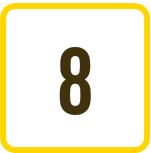
#> input picture data/A-8.png, 151 x 153 px
$ python -i get.py   (imports and definitions only)   (Python 2 division)
#> lines starting #> are read from the running program, lines starting #| are printed output that depends on the picture; pictures that were not available may be replaced by others from this repository, and a replacement may not be noted
import cv2
import os
import datetime
import MySQLdb
import numpy as np

part_number=['./data/B-1.png','./data/B-2.png',
		'./data/B-3.png','./data/B-4.png','./data/B-5.png','./data/B-6.png',
		'./data/B-7.png','./data/B-8.png','./data/B-9.png','./data/B-0.png']

part_passwd=['./data/A-1.png','./data/A-2.png','./data/A-3.png','./data/A-4.png',
		'./data/A-5.png','./data/A-6.png','./data/A-7.png','./data/A-8.png',
		'./data/A-9.png','./data/A-0.png']

# [1 line that did not run here, left out]
# [1 line that did not run here, left out]

# [2 lines not run here, left out]

def create_table():
	cur.execute("show tables")
	tables=cur.fetchall()
	a=zip(*tables)
	if 'ofo_data' not in a[0]:
		cur.execute("create table ofo_data (date varchar(14),number varchar(7),passwd varchar(4))")
		conn.commit()
def insert_data(date,number,passwd):
 	cur.execute("insert into ofo_data values('%s','%s','%s')"%(date,number,passwd))
	conn.commit()
def get_files(topdown=True):
	dir=('./raw')
	fileList = []
 	for root, dirs, files in os.walk(dir, topdown):
		for PicName in files:
			fileList.append(os.path.join(root,PicName))
		for file in sorted(fileList):
			with open('./log/import.log','r') as f:
				f=f.read()
			if file in f :
				print "{}:------Has Been Exist!".format(file)
			if file not in f:
				with open("./log/import.log",'a') as f:
					f.write(file+'\n')
				print file
				result=get_rec(file)
				number,passwd=result[1],result[0]
				time=datetime.datetime.now().strftime("%Y%m%d%H%M%S")
				print time
				print "number is :" + number
				print "passwd is :" + passwd
				insert_data(time,number,passwd)

				print("******************************************")
def get_rec(file):
#> called with file = 'data/A-8.png'
	dict={}
	passwd_raw=[]
	number_raw=[]
	raw = cv2.imread(file)
#> raw is the input picture: shape (153, 151, 3); mean B, G, R 203.1, 236.1, 243
	img_gray = cv2.cvtColor(raw, cv2.COLOR_BGR2GRAY)
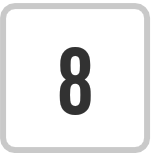
#> img_gray: shape (153, 151); min 50, max 255, mean 234.4
	for data1 in [part_passwd,part_number]:
		for data in  data1:
			i=data.split('/')[2].split('-')[1].split('.')[0]
			template = cv2.imread(data,0)
#> template: shape (153, 151); min 49, max 255, mean 234.3
			w, h = template.shape[::-1]
#> w = 151; h = 153
			res = cv2.matchTemplate(img_gray,template,cv2.TM_CCOEFF_NORMED)
#> res = [1]
			threshold = 0.99
			loc = np.where( res >= threshold)
#> loc = ([0], [0])
			for pt in zip(*loc[::-1]):
				dict[pt[0]]=i
#> this loop made 1 pass
#> pt on pass 1: (0, 0)
#> after the loop, dict = {0: '1'}
			order=sorted(dict.items(), key=lambda t: t[0])
#> order = [(0, '1')]
		if len(order)==4:
			for i in range(0,len(order)):
				passwd_raw.append(order[i][1])
			passwd="".join(passwd_raw)
		else:
			for i in range(0,len(order)):
				number_raw.append(order[i][1])
			number="".join(number_raw)

		dict.clear()
	return  passwd,number


# [3 lines not run here, left out]

#> (the run stopped early here; a loop or call above may not have finished)

$ run again, on temp/exp.png
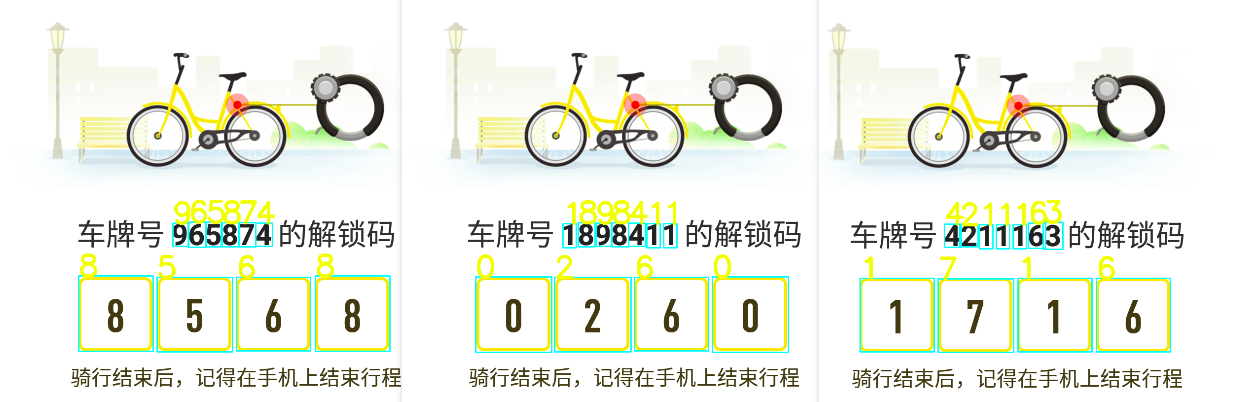
#> input picture temp/exp.png, 1238 x 402 px
#> in get_rec, raw is the input picture: shape (402, 1238, 3); mean B, G, R 229.6, 240.3, 236.5
#> in get_rec, `img_gray = cv2.cvtColor(raw, cv2.COLOR_BGR2GRAY)`:
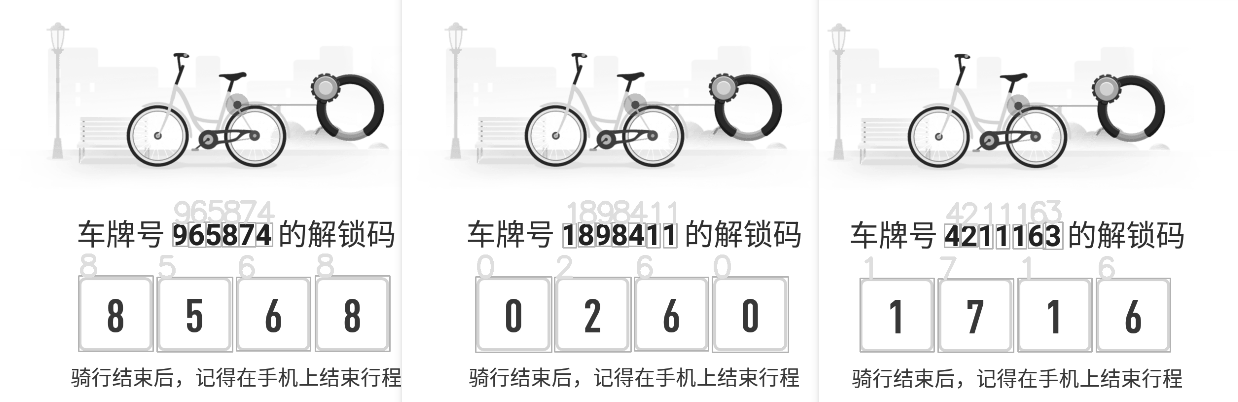
#> img_gray: shape (402, 1238); min 25, max 255, mean 238
#> res = [1]
#> loc = ([0], [0])
#> the loop in get_rec, `for pt in zip(*loc[::-1]):` made 1 pass
#> pt on pass 1: (0, 0)
#> after the loop in get_rec, `for pt in zip(*loc[::-1]):`: dict = {0: '1'}
#> order = [(0, '1')]
